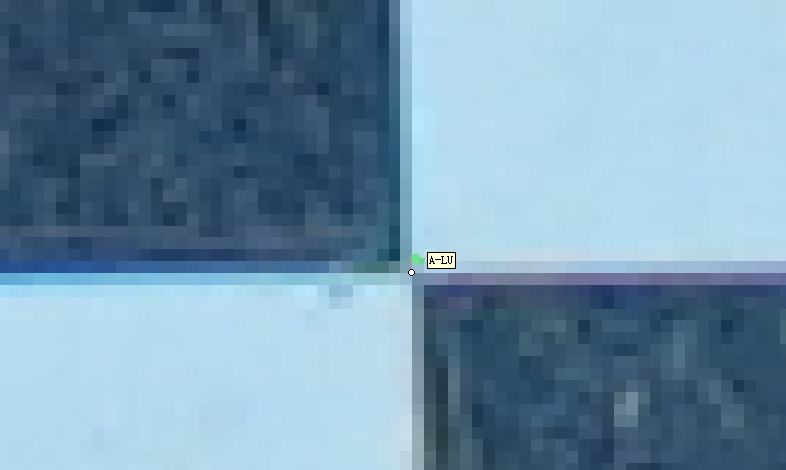
#> input picture zehao.png, 786 x 470 px
$ python 'cad_based matching.py'
#> lines starting #> are read from the running program, lines starting #| are printed output that depends on the picture; after the words box and inside, x2 and y2 are one past the last pixel; in counts of white or black regions, pixels touching at a corner belong together
import numpy as np
import cv2
from math import cos, sin, radians
import matplotlib.pyplot as plt


#读取目标图片
target = cv2.imread("zehao.png")
#> target is the input picture: shape (470, 786, 3); mean B, G, R 172.2, 149.2, 115.7
target_gray = cv2.cvtColor(target, cv2.COLOR_BGR2GRAY)
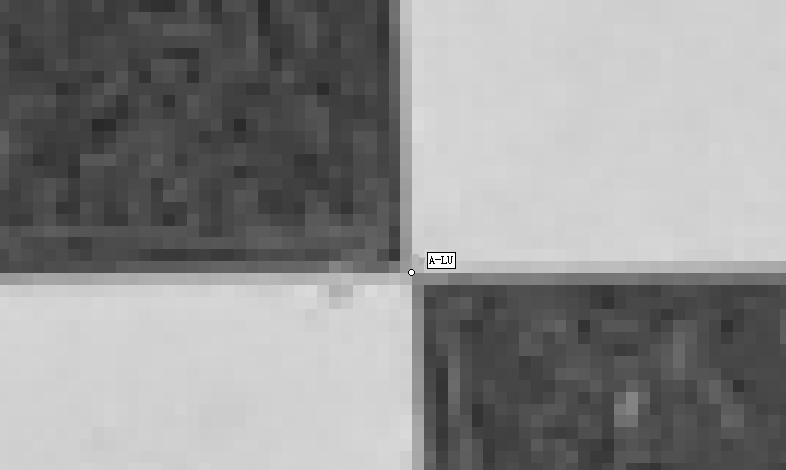
#> target_gray: shape (470, 786); min 0, max 255, mean 141.8
ret2, target_gray = cv2.threshold(target_gray, 200, 255, cv2.THRESH_BINARY+cv2.THRESH_OTSU)
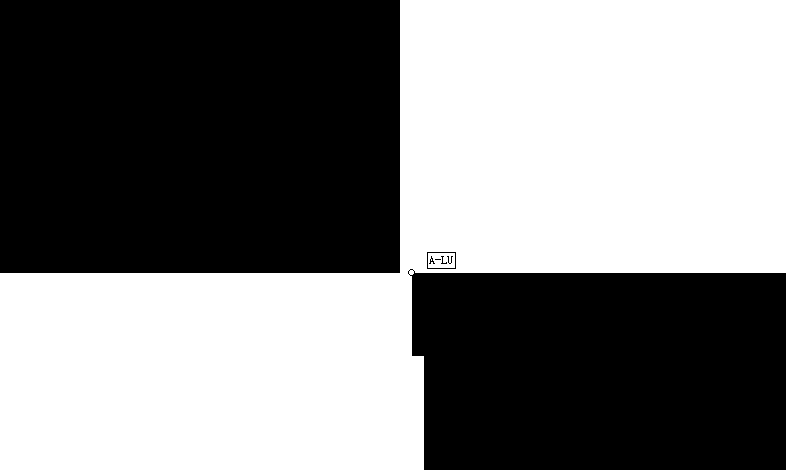
#> target_gray: shape (470, 786); 50.8% white; 7 black regions (4 under 20 px), largest, box (x1, y1, x2, y2) and area: (0, 0, 400, 273) 109200, (408, 269, 786, 470) 72320, (427, 252, 456, 269) 88
#> ret2 = 140

x_, y_ = int(target_gray.shape[0] / 8), int(target_gray.shape[1] / 8)
#> x_ = 58; y_ = 98
x_ = min(x_, y_)
y_ = min(x_, y_)
#> y_ = 58
part_1 = np.zeros((x_, y_))
part_2 = np.ones((x_, y_))*255
template_up = np.hstack((part_1, part_2))
template_low = np.hstack((part_2, part_1))

template_new = np.vstack((template_up, template_low))
template_new = template_new.astype('uint8')

fig1 = plt.figure()
plt.axis('equal')
plt.imshow(target_gray)

print(target_gray.shape, '导入后照片形状')
#| (470, 786) 导入后照片形状

cx = template_new.shape[1]
#> cx = 116
cy = template_new.shape[0]
#> cy = 116

min_val_initial = 10**10000

for ang_ in np.linspace(0, 180, 181, endpoint=True):
    rotation_matrix_ = cv2.getRotationMatrix2D((int(cx / 2), int(cy / 2)), ang_, 2)
    rotated_ = cv2.warpAffine(template_new, rotation_matrix_, (cx, cy))
    ret_rotation, rotated_ = cv2.threshold(rotated_, 150, 255, cv2.THRESH_BINARY)

    result = cv2.matchTemplate(target_gray, rotated_, cv2.TM_SQDIFF)
    min_val, max_val, min_loc, max_loc = cv2.minMaxLoc(result)

    if min_val < min_val_initial:
        min_val_initial = min_val
        left_corner = min_loc
        rotated_draw = rotated_
        center_loc = np.array(list(min_loc)) + np.array([cx / 2, cy / 2])
        circle_center = (int(min_loc[0]+cx/2), int(min_loc[1]+cy/2))
        up_corner = (min_loc[0] + cx, min_loc[1] + cy)
#> this loop made 181 passes
#> (min_val, max_val, max_loc, min_val_initial, left_corner, circle_center, up_corner) on passes 1, 2, 6, 7: (61513792, 489508384, (308, 299), 61513792, (355, 216), (413, 274), (471, 332)), (56506816, 483590944, (308, 300), 56506816, (354, 216), (412, 274), (470, 332)), (55141248, 481054816, (308, 303), 55141248, (347, 214), (405, 272), (463, 330)), (54230912, 480274592, (308, 304), 54230912, (348, 214), (406, 272), (464, 330))
#> (min_val, max_val, min_loc, max_loc) on passes 3, 4, 5, 8, 9, 10: (56831872, 483005856, (352, 216), (308, 300)), (56896896, 482420448, (352, 216), (308, 301)), (56506816, 481640224, (346, 214), (308, 302)), (54360960, 479494368, (348, 214), (308, 305)), (56636928, 478649056, (348, 214), (308, 306)), (60538240, 477998880, (349, 214), (308, 307))
#> pass 1, `result = cv2.matchTemplate(target_gray, rotated_, cv2.TM_SQDIFF)`:
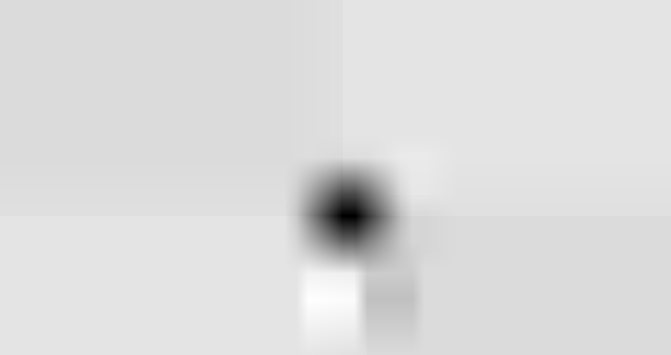
#> result: shape (355, 671) float32; min 61513792, max 489508384, mean 431519904; drawn with min black and max white
#> after the loop:
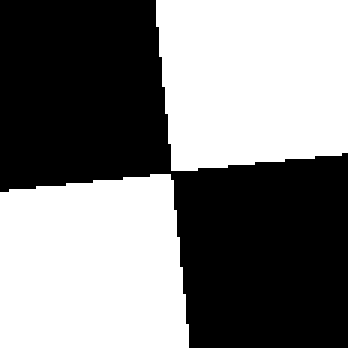
#> rotated_draw: shape (116, 116) (shown 3 times larger); 49.7% white; 2 white regions, box (x1, y1, x2, y2) and area: (52, 0, 116, 57) 3351, (0, 58, 63, 116) 3339
#> after the loop:
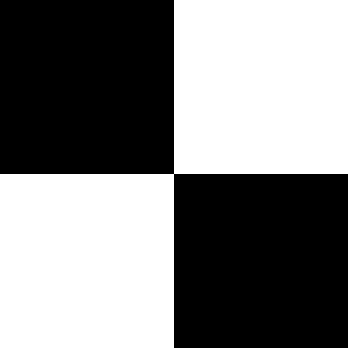
#> template_new: shape (116, 116) (shown 3 times larger); 50% white; 1 white region, box (x1, y1, x2, y2) and area: (0, 0, 116, 116) 6728
#> after the loop, min_val_initial = 54230912

# [13 lines of commented-out code are left out]
fig2 = plt.figure()
plt.axis('equal')
plt.imshow(rotated_draw, cmap='gray')
plt.show()

strmin_val = str(min_val_initial)
#> strmin_val = '54230912.0'

cv2.rectangle(target, left_corner, up_corner, (0, 0, 225), 2)
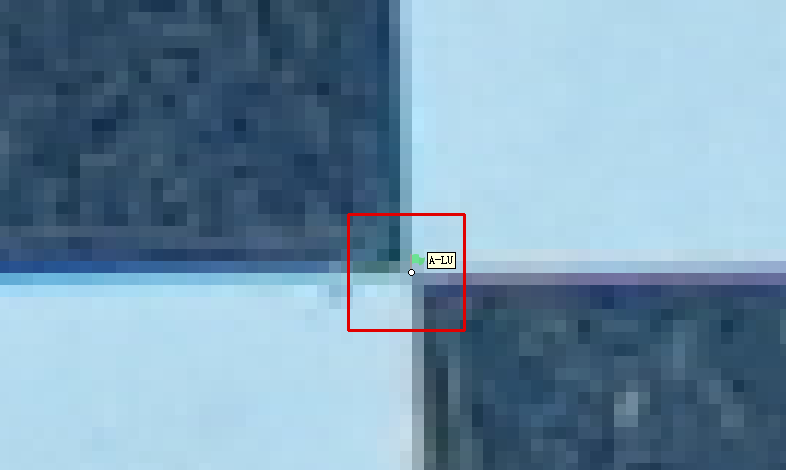
#> target: shape (470, 786, 3); 0.38% of pixels changed, all inside (x1, y1, x2, y2) = (347, 213, 466, 332)
cv2.circle(target, circle_center, 2, (0, 0, 225), 3)
#> target: shape (470, 786, 3); 0.01% of pixels changed, all inside (x1, y1, x2, y2) = (402, 268, 411, 277)
print(circle_center, "角点")
#| (406, 272) 角点
cv2.imshow("MatchResult----MatchingValue="+strmin_val, target)
cv2.waitKey()
cv2.destroyAllWindows()

# [28 lines of commented-out code are left out]
